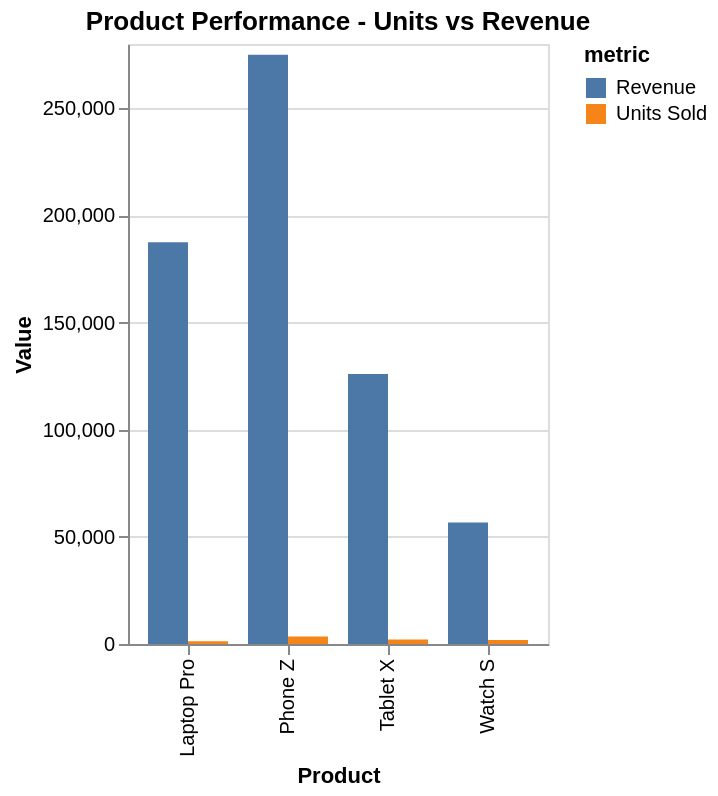

Express this chart as Vega-Lite.
### Vega-Lite specification from a JSON file in a GitHub repository (floating-point values rounded to 4 significant figures)
{"$schema": "https://vega.github.io/schema/vega-lite/v6.json", "description": "Product performance comparison", "data": {"values": [{"product": "Laptop Pro", "metric": "Units Sold", "value": 1250}, {"product": "Laptop Pro", "metric": "Revenue", "value": 187500}, {"product": "Tablet X", "metric": "Units Sold", "value": 2100}, {"product": "Tablet X", "metric": "Revenue", "value": 126000}, {"product": "Phone Z", "metric": "Units Sold", "value": 3450}, {"product": "Phone Z", "metric": "Revenue", "value": 275000}, {"product": "Watch S", "metric": "Units Sold", "value": 1890}, {"product": "Watch S", "metric": "Revenue", "value": 56700}]}, "mark": "bar", "encoding": {"x": {"field": "product", "type": "nominal", "axis": {"title": "Product"}}, "y": {"field": "value", "type": "quantitative", "axis": {"title": "Value", "format": ",.0f"}}, "color": {"field": "metric", "type": "nominal"}, "xOffset": {"field": "metric"}}, "title": "Product Performance - Units vs Revenue"}
